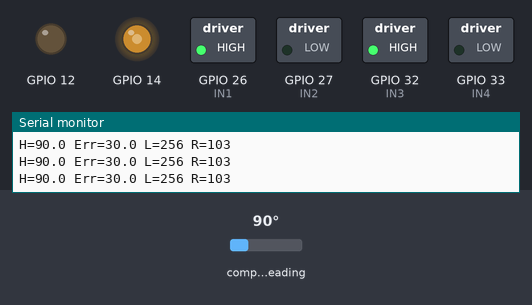
A sketch run on a simulated ESP32. On the bench: switched loads named in the sketch (green lamp = pin HIGH), output pins drawn as LEDs (lit = HIGH), the last lines printed to the serial monitor. The inputs (shaded band) are chosen by the test bench; at power-on: compass heading 90°. At 13.5 s the program stops and its outputs stay as they are.

Above: at 4.7 s.
4.8 s: compass heading set to 7°
6.3 s: compass heading set to 90°
At 6.5 s:
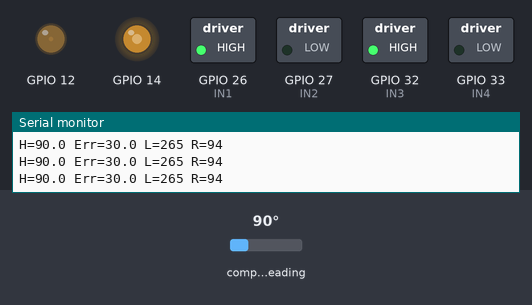
9.3 s: compass heading set to 180°
At 9.8 s:
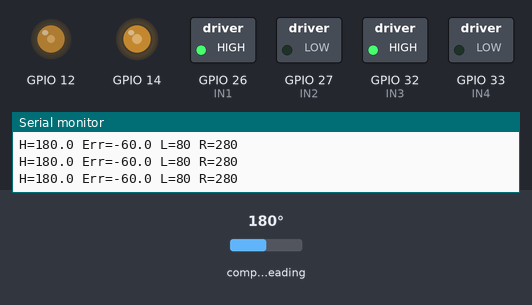
10.8 s: compass heading set to 352°
At 13.8 s:
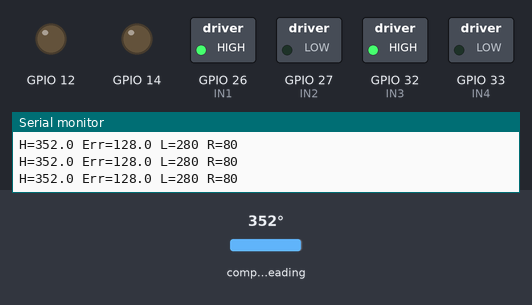
Timing chart, 0 to 15.0 s (numbered marks = the images above; inputs shaded):
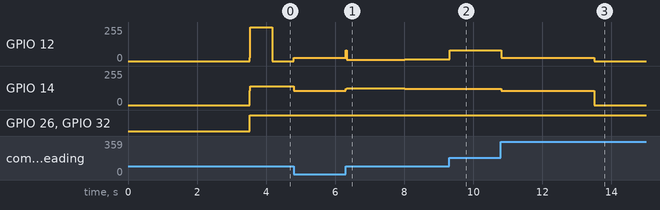

The sketch:

PIDtest.ino
```cpp
#include <Wire.h>
#include <QMC5883LCompass.h>

/* ---------- Motor pins (L298N) ---------- */
#define ENA  12   // PWM left
#define ENB  14   // PWM right
#define IN1  26
#define IN2  27
#define IN3  32
#define IN4  33

const int PWM_FREQ = 20000;     // 20 kHz
const int PWM_RES  = 8;         // 8‑bit (0‑255)

QMC5883LCompass compass;

/* ---------- PID gains (tune) ---------- */
float Kp = 2.5, Ki = 0.05, Kd = 0.5;

/* ---------- Runtime vars ---------- */
float setpoint, integralTerm = 0, lastError = 0;
uint32_t lastPIDTime = 0, startRunTime = 0;

const uint8_t BASE_SPEED = 180;        // fwd speed
const uint8_t MAX_OUTPUT = 100;        // diff limit

/* ---------- Helper ---------- */
void setMotorPWM(uint8_t pin, uint8_t duty) {
  analogWrite(pin, constrain(duty, 0, 255));
}

void driveMotors(int16_t left, int16_t right)
{
  /* Left */
  if (left >= 0) { digitalWrite(IN1, HIGH); digitalWrite(IN2, LOW); }
  else           { digitalWrite(IN1, LOW);  digitalWrite(IN2, HIGH); left = -left; }
  setMotorPWM(ENA, left);

  /* Right */
  if (right >= 0){ digitalWrite(IN3, HIGH); digitalWrite(IN4, LOW); }
  else           { digitalWrite(IN3, LOW);  digitalWrite(IN4, HIGH); right = -right; }
  setMotorPWM(ENB, right);
}

float readHeading()
{
  compass.read();
  float h = atan2(compass.getY(), compass.getX()) * 180.0 / PI;
  if (h < 0) h += 360;
  return h;
}

void setup()
{
  Serial.begin(115200);
  Wire.begin();  Wire.setClock(400000);

  /* Compass */
  compass.init();
  compass.setMode(0x01, 0x0C, 0x00, 0xC0);   // 200 Hz
  compass.setSmoothing(3, false);

  /* Motor pins */
  pinMode(IN1, OUTPUT); pinMode(IN2, OUTPUT);
  pinMode(IN3, OUTPUT); pinMode(IN4, OUTPUT);

  /* --- PWM via analogWrite --- */
  analogWriteFrequency(ENA, PWM_FREQ);
  analogWriteFrequency(ENB, PWM_FREQ);
  // analogWriteResolution(PWM_RES);   // ESP32 default 8 bit – gọi nếu muốn đổi toàn cục

  /* Heading setpoint = initial + 30° */
  delay(500);
  float initH = readHeading();
  setpoint = fmod(initH + 30.0, 360.0);

  Serial.printf("Init: %.2f°  Setpoint: %.2f°\n", initH, setpoint);
  Serial.println("Wait 3 s…");
  delay(3000);

  startRunTime = lastPIDTime = millis();
}

void loop()
{
  if (millis() - startRunTime >= 10000UL) {      // stop after 10 s
    driveMotors(0, 0);  while (true);
  }

  uint32_t now = millis();
  float dt = (now - lastPIDTime) / 1000.0;
  if (dt < 0.02) return;                         // 50 Hz loop
  lastPIDTime = now;

  float heading = readHeading();
  float error = setpoint - heading;
  if (error > 180) error -= 360;
  if (error < -180) error += 360;

  integralTerm += error * dt;
  float derivative = (error - lastError) / dt;
  float output = Kp*error + Ki*integralTerm + Kd*derivative;
  lastError = error;

  output = constrain(output, -MAX_OUTPUT, MAX_OUTPUT);
  int16_t left  = BASE_SPEED + output;
  int16_t right = BASE_SPEED - output;
  driveMotors(left, right * 1.35);

  Serial.printf("H=%.1f Err=%.1f L=%d R=%d\n", heading, error, left, right);
}
```

Measured:
- after the input at 6.3 s, GPIO 12: 24/255 → 9/255 at once, → 10/255 0.38 s later, → 11/255 0.68 s later, → 12/255 0.66 s later, … (5 changes in this stretch); GPIO 14: 108/255 → 126/255 at once, → 125/255 0.38 s later, → 124/255 0.68 s later, → 122/255 0.66 s later, … (5 changes in this stretch)
- after the input at 10.8 s, GPIO 12: 80/255 → 24/255 at once, → 0/255 2.7 s later; GPIO 14: 122/255 → 108/255 at once, → 0/255 2.7 s later
